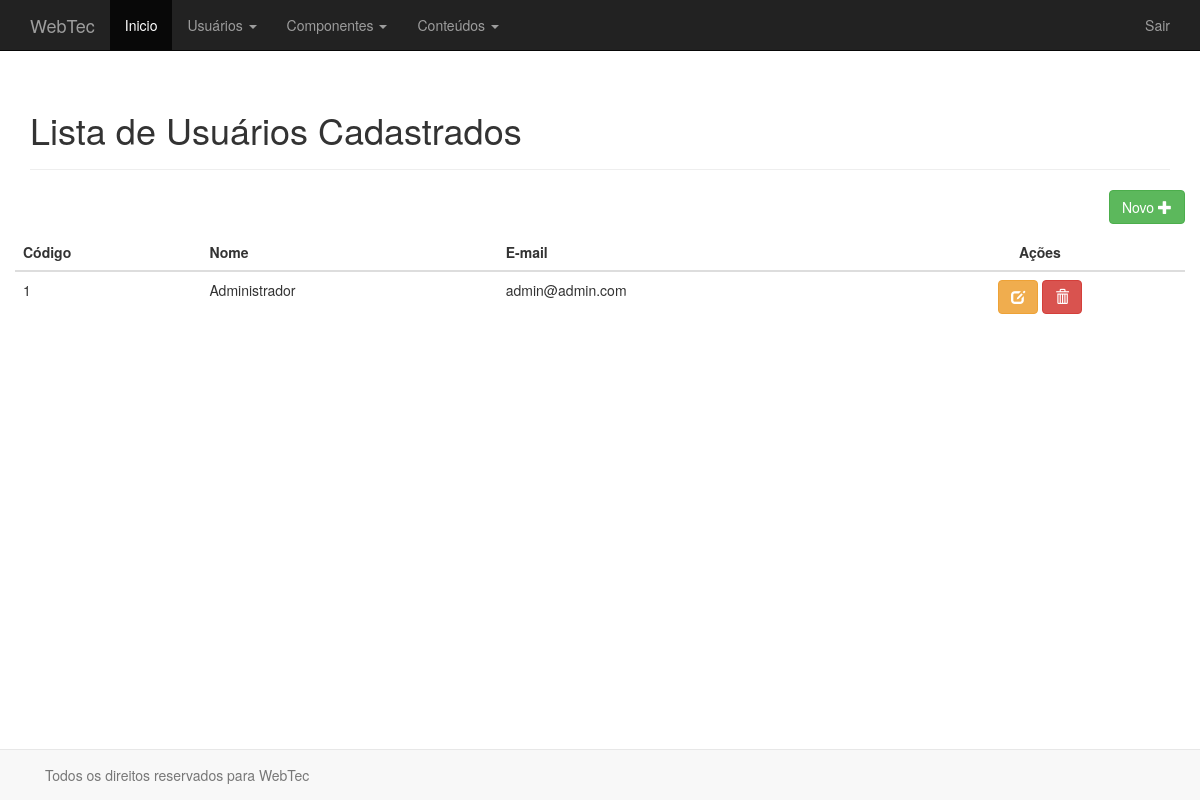
The app's page /usuarios/list_Usuarios.php with its own data.
### tables this page shows
CREATE TABLE `usuarios` (
  `idusuario` int(10) UNSIGNED NOT NULL,
  `nome` varchar(150) NOT NULL,
  `email` varchar(150) NOT NULL,
  `senha` varchar(200) NOT NULL
);

### usuarios/list_Usuarios.php (the view)
<?php
include_once '../conexao/conexao.php';
include_once '../template/template_header.php';
$sql = "SELECT * FROM usuarios ORDER BY idusuario;";
$query = mysqli_query($con, $sql);
?>
<div class="page-header">
    <h1>Lista de Usuários Cadastrados</h1>
</div>
<div id="acoes" class="text-right row" style="margin-bottom: 10px;">
    <a href="iu_Usuario.php" class="btn btn-success">
        Novo <span class="glyphicon glyphicon-plus" aria-hidden="true"></span>
    </a>
</div>
<div id="table" class="row">
    <table class="table table-responsive">
        <thead>
            <tr>
                <th>Código</th>
                <th>Nome</th>
                <th>E-mail</th>
                <th class="text-center">Ações</th>
            </tr>
        </thead>
        <tbody>
            <?php
            while ($dados = mysqli_fetch_array($query)) {
                ?>
                <tr>
                    <td><?= $dados['idusuario'] ?></td>
                    <td><?= $dados['nome'] ?></td>
                    <td><?= $dados['email'] ?></td>
                    <td class="text-center">
                        <a href="iu_Usuario.php?id=<?= $dados['idusuario'] ?>" class="btn btn-warning">
                            <span class="glyphicon glyphicon-edit" aria-hidden="true"></span>
                        </a>
                        <a href="exc_Usuario.php?id=<?= $dados['idusuario'] ?>" class="btn btn-danger">
                            <span class="glyphicon glyphicon-trash" aria-hidden="true"></span>
                        </a>
                    </td>
                </tr>
                <?php
            }
            ?>
        </tbody>
    </table>
</div>
<?php
include_once '../template/template_footer.php';
?>

### records on screen
usuarios: idusuario "1", nome "Administrador", email "admin@admin.com"
